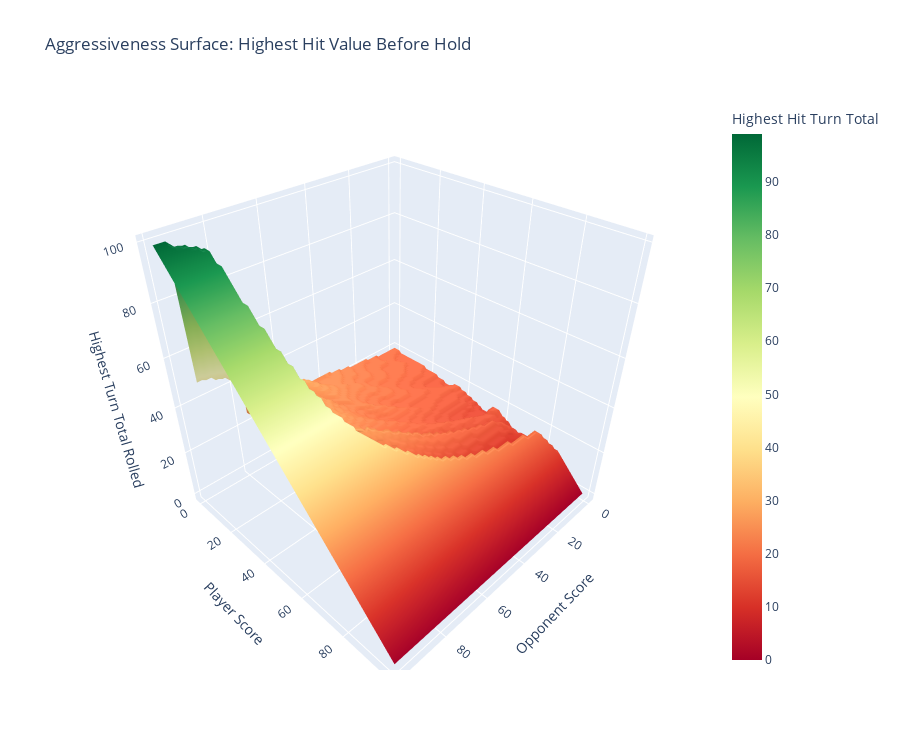

Notebook source saved alongside this figure:
### Code cell
plot_highest_hit_surface(policy)

### Figure 1 — Plotly figure (JSON) as saved in the notebook; plotly's stock layout.template omitted (floating-point values rounded to 4 significant figures; data arrays with more than 128 entries replaced by an {"elided": "..."} marker saying what was removed)
{"data": [{"colorbar": {"title": {"text": "Highest Hit Turn Total"}}, "colorscale": [[0, "rgb(165,0,38)"], [0.1, "rgb(215,48,39)"], [0.2, "rgb(244,109,67)"], [0.3, "rgb(253,174,97)"], [0.4, "rgb(254,224,139)"], [0.5, "rgb(255,255,191)"], [0.6, "rgb(217,239,139)"], [0.7, "rgb(166,217,106)"], [0.8, "rgb(102,189,99)"], [0.9, "rgb(26,152,80)"], [1, "rgb(0,104,55)"]], "showscale": true, "type": "surface", "x": {"elided": "100x100 int values"}, "y": {"elided": "100x100 int values"}, "z": {"elided": "100x100 float values"}}], "layout": {"height": 750, "scene": {"xaxis": {"title": {"text": "Opponent Score"}}, "yaxis": {"title": {"text": "Player Score"}}, "zaxis": {"title": {"text": "Highest Turn Total Rolled"}}}, "title": {"text": "Aggressiveness Surface: Highest Hit Value Before Hold"}, "width": 900}}
